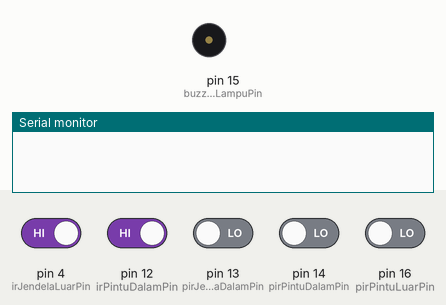
Recording of a sketch running on a simulated Arduino Uno, built with avr-gcc and run on an emulated ATmega328P. On the bench: buzzer (waves = sounding, pin HIGH), the last lines printed to the serial monitor. The test bench sets the inputs (shaded band); at power-on: pin 4 (irJendelaLuarPin), pin 12 (irPintuDalamPin) HIGH, pin 13 (pirJendelaDalamPin), pin 14 (pirPintuDalamPin), pin 16 (pirPintuLuarPin) LOW.

Above: at 1.2 s.
1.3 s: pin 12 (irPintuDalamPin) driven LOW
At 4.2 s:
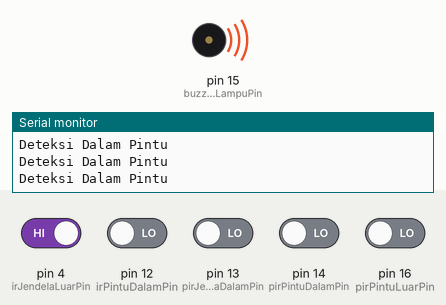
4.3 s: pin 4 (irJendelaLuarPin) driven LOW
5.9 s: pin 13 (pirJendelaDalamPin) driven HIGH
7.5 s: pin 14 (pirPintuDalamPin) driven HIGH
10.5 s: pin 16 (pirPintuLuarPin) driven HIGH
13.5 s: pin 4 (irJendelaLuarPin) driven HIGH
Timing chart, 0 to 17.5 s (numbered marks = the images above; inputs shaded):
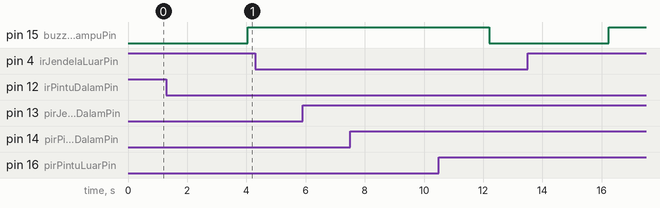

The sketch:

luardalam.ino
```cpp
//sensor luar
const int irJendelaLuarPin = 4; //pin D2
long irJendelaLuarValue;

//sensor luar
const int pirPintuLuarPin = 16; //pin D0
long pirPintuLuarValue;

//sensor dalam
const int irPintuDalamPin = 12; //pin D6
long irPintuDalamValue;

//sensor dalam
const int pirPintuDalamPin = 14; //pin D5
long pirPintuDalamValue;

const int pirJendelaDalamPin = 13; //pin D7
long pirJendelaDalamDalamValue;

//output
const int buzzerDanLampuPin = 15; //pin D8

String pesan;
boolean isAlarm = false;
boolean isBuzzer = false;
long previousMillis;

void setup() {
  // put your setup code here, to run once:
 Serial.begin(9600);
  pinMode(buzzerDanLampuPin, OUTPUT);
}

void deteksiLuar() {
  irJendelaLuarValue = digitalRead(irJendelaLuarPin);

 if (irJendelaLuarValue == LOW) {
    Serial.println("Deteksi Luar Jendela");
//    isAlarm = true;
    pesan = "Deteksi Luar Jendela";
  } else {
//    Serial.println("Clear");
  }

  pirPintuLuarValue = digitalRead(pirPintuLuarPin);

  if (pirPintuLuarValue == HIGH) {
    Serial.println("Deteksi Luar Pintu");
//    isAlarm = true;
    pesan = "Deteksi Luar Pintu";
  } else {
//    Serial.println("Clear");
  }
  //  sendNotification(pesan);
}

void deteksiDalam() {
  irPintuDalamValue = digitalRead(irPintuDalamPin);

  if (irPintuDalamValue == LOW) {
    Serial.println("Deteksi Dalam Pintu");
    pesan = "Deteksi Dalam Pintu";
    isAlarm = true;
    //    lampuDanBuzzer(true);
  } else {
//    Serial.println("Clear");
    //        isAlarm = false;
  }

  pirPintuDalamValue = digitalRead(pirPintuDalamPin);
  pirJendelaDalamDalamValue = digitalRead(pirJendelaDalamPin);

  if (pirPintuDalamValue == HIGH) {
    Serial.println("Deteksi Dalam Pintu");
    pesan = "Deteksi Dalam Pintu";
    isAlarm = true;
  } else if (pirJendelaDalamDalamValue == HIGH) {
    Serial.println("Deteksi Dalam Jendela");
    pesan = "Deteksi Dalam Jendela";
    isAlarm = true;
  } else {
//    Serial.println("Clear");
    //    isAlarm = false;
  }

}

void loop() {
  // put your main code here, to run repeatedly:
      long currentMillis = millis();
deteksiLuar();
deteksiDalam();

  if (isAlarm) {
    if ((isBuzzer == false) && (currentMillis - previousMillis >= 4000)) {
      Serial.println("1");
      Serial.println("Membunyikan Sirine");
      digitalWrite(buzzerDanLampuPin, HIGH); //Mati
      //      delay(8000);
      //      sendNotification(pesan);
      isBuzzer = true;
      previousMillis = currentMillis;

    } else if ((isBuzzer == true) && (currentMillis - previousMillis >= 8000)) {
      Serial.println("Mematikan Sirine");
      //      digitalWrite(buzzerDanLampuPin, LOW);
      Serial.println("2");
      digitalWrite(buzzerDanLampuPin, LOW); //Hidup
      isAlarm = false;
      isBuzzer = false;
      previousMillis = currentMillis;
    }
  }

}
```

Measured:
- after the input at 1.3 s, pin 15 (buzzerDanLampuPin): LOW → HIGH after 2.8 s
